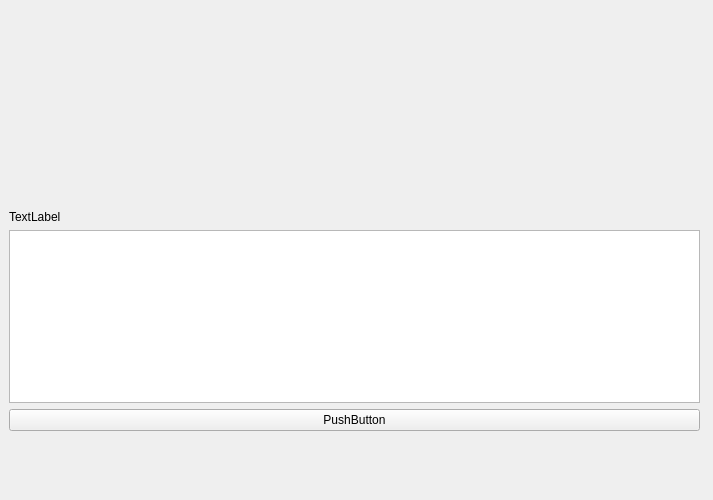
<?xml version="1.0" encoding="UTF-8"?>
<ui version="4.0">
 <class>Form</class>
 <widget class="QWidget" name="Form">
  <property name="geometry">
   <rect>
    <x>0</x>
    <y>0</y>
    <width>713</width>
    <height>500</height>
   </rect>
  </property>
  <property name="windowTitle">
   <string>Form</string>
  </property>
  <widget class="QWidget" name="verticalLayoutWidget">
   <property name="geometry">
    <rect>
     <x>9</x>
     <y>210</y>
     <width>691</width>
     <height>221</height>
    </rect>
   </property>
   <layout class="QVBoxLayout" name="verticalLayout">
    <item>
     <widget class="QLabel" name="label">
      <property name="text">
       <string>TextLabel</string>
      </property>
     </widget>
    </item>
    <item>
     <widget class="QTextEdit" name="textEdit"/>
    </item>
    <item>
     <widget class="QPushButton" name="pushButton">
      <property name="text">
       <string>PushButton</string>
      </property>
     </widget>
    </item>
   </layout>
  </widget>
 </widget>
 <resources/>
 <connections/>
</ui>
